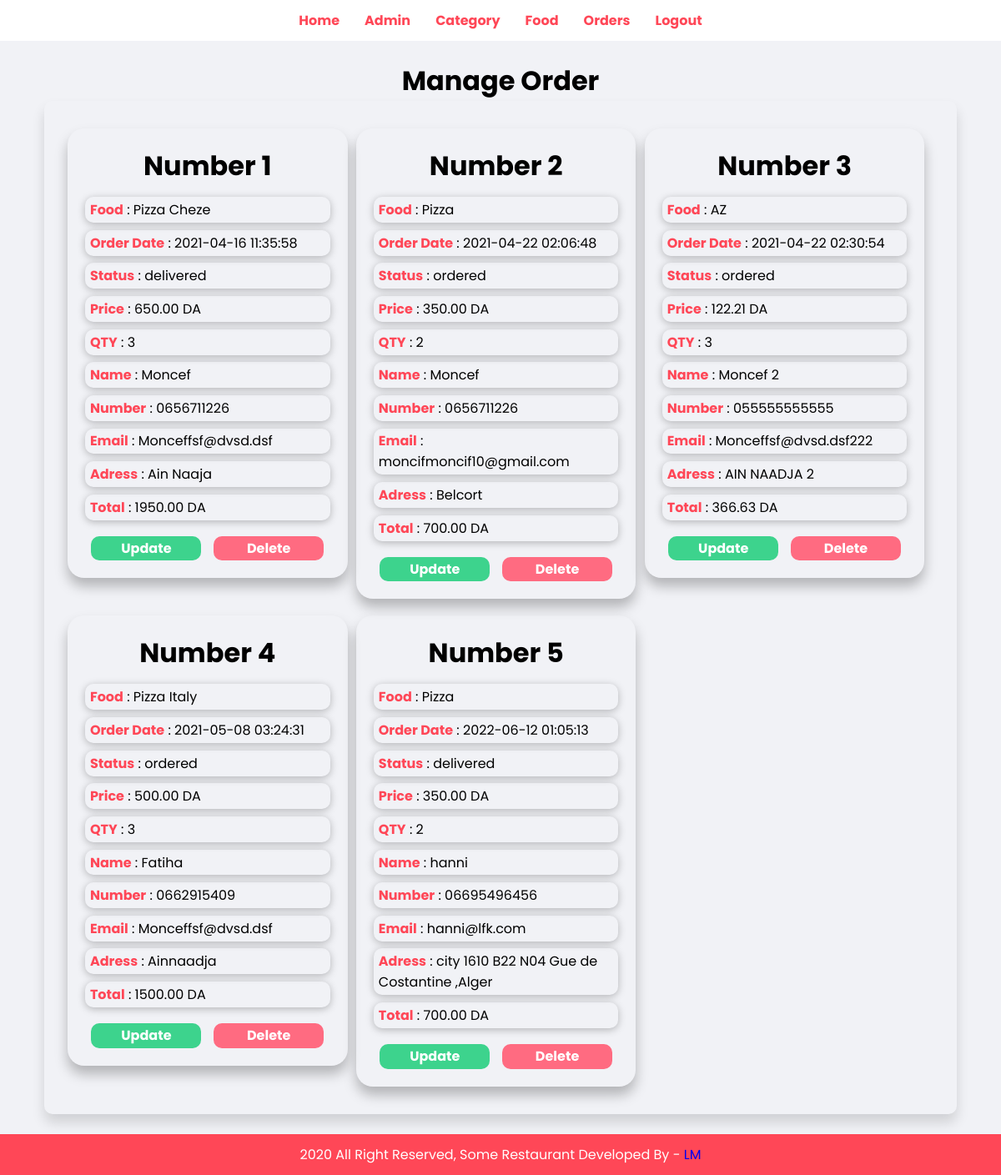
/admin/orderd-manage.php (signed in), run on the app's committed database.
### tables this page shows
CREATE TABLE IF NOT EXISTS `tbl_order` (
  `id` int(10) UNSIGNED NOT NULL AUTO_INCREMENT,
  `food` varchar(150) NOT NULL,
  `price` varchar(255) NOT NULL,
  `qty` int(11) NOT NULL,
  `total` decimal(10,2) NOT NULL,
  `order_date` datetime NOT NULL,
  `status` varchar(50) NOT NULL,
  `customer_name` varchar(150) NOT NULL,
  `custome_contact` varchar(20) NOT NULL,
  `customer_email` varchar(150) NOT NULL,
  `customer_adress` varchar(255) NOT NULL,
  PRIMARY KEY (`id`)
);

### admin/orderd-manage.php (the view, shortened to what this page needs)
<?php include("partials/menu.php");?>
    <div class="main-content">
        <h1 >Manage Order</h1>
        <div class="box1">
            <?php
                $x=1;
                $sql="SELECT * From tbl_order ORDER by order_date  ";
                $stmt = $db->prepare($sql);
                $stmt->execute();
                $row2=$stmt->fetchAll();
                if (count($row2)>0) {
                    foreach ($row2 as $row ) {
                        $id=$row["id"];
                        $food=$row["food"];
                        $price=$row["price"];
                        $qty=$row["qty"];
                        $order_date=$row["order_date"];
                        $total=$row["total"];
                        $status=$row["status"];
                        $name=$row["customer_name"];
                        $number=$row["custome_contact"];
                        $email=$row["customer_email"];
                        $adress=$row["customer_adress"];
                        echo '
                            <div class="box2">
                                <h1>Number '.$x++.'</h1>
                                <div class="box3">
                                    <span class="bold">Food</span> : '.$food.'
                                </div>
                                <div class="box3">
                                    <span class="bold">Order Date</span> : '.$order_date.'
                                </div>
                                <div class="box3">
                                    <span class="bold">Status</span> : '.$status.'
                                </div>
                                <div class="box3">
                                    <span class="bold">Price</span> : '.$price.' DA
                                </div>
                                <div class="box3">
                                    <span class="bold">QTY</span> : '.$qty.'
                                </div>
                                <div class="box3">
                                    <span class="bold">Name</span> : '.$name.'
                                </div>
                                <div class="box3">
                                    <span class="bold">Number</span> : '.$number.'
                                </div>
                                <div class="box3">
                                    <span class="bold">Email</span> : '.$email.'
                                </div>
                                <div class="box3">
                                    <span class="bold">Adress</span> : '.$adress.'
                                </div>
                                <div class="box3 auto" >
                                    <span class="bold" >Total</span> : '.$total.' DA
                                </div>
                                <div class="action">
                                    <div class="btn-secondary2" >
                                        <a href="update-order.php?id='.$id.'"><span style="color:#fff;" >Update</a>
                                    </div>
                                    <div class="btn-danger2" >
                                        <a href="delete-order.php?id='.$id.'"><span style="color:#fff;" >Delete</a>
                                    </div>
                                </div>
                            </div>
                        ';
                    }
                }
                else {
                    echo '
                        <div class="nope">
                            Nothing Yet
                        </div>
                    ';
                }
            ?>
        </div>
    </div>
<?php include("partials/footer.php");?>

### css/admin.css (style rules this page uses)
* { margin: 0; padding: 0; box-sizing: border-box; font-family: 'Poppins', sans-serif; }
.main-content { display: flex; justify-content: center; align-items: center; flex-direction: column; background-color: #f1f2f6; padding: 2%; }
a { text-decoration: none; }
.box1 { display: flex; justify-content: flex-start; align-items: flex-start; flex-direction: row; flex-wrap: wrap; padding: 2%; width: 95%; box-shadow: 0 10px 15px rgba(0, 0, 0, 0.137); border-radius: 10px; overflow: hidden; }
.box2 { background-size: cover; display: flex; justify-content: center; align-items: center; flex-direction: column; flex-wrap: nowrap; max-height: 600px; width: 32%; padding: 2% 2%; box-shadow: 0 10px 15px rgba(0, 0, 0, 0.26); border-radius: 20px; margin: 10px .5%; overflow: hidden; }
.box2 h1 { margin: 0 0 3%; }
.box3 { width: 100%; box-shadow: 0 2px 10px rgba(0, 0, 0, 0.26); padding: 1% 2%; margin: 1.5% 0; border-radius: 10px; overflow: hidden; }
.bold { font-weight: bold; color: #ff4757; }
.btn-danger2 { width: 45%; background-color: #ff6b81; padding: .8% 1.3%; margin: 5% 0 0 0; color: white; font-weight: bold; border-radius: 10px; transition: all .5s; cursor: pointer; text-align: center; }
.btn-secondary2 { width: 45%; background-color: #3dd38d; padding: .8% 1.3%; margin: 5% 0 0 0; color: white; font-weight: bold; border-radius: 10px; transition: all .5s; cursor: pointer; text-align: center; }
.action { width: 100%; display: flex; justify-content: space-around; align-items: center; flex-direction: row; flex-wrap: wrap; }

### data on the page
tbl_order: food "Pizza Cheze", order_date "2021-04-16 11:35:58", status "delivered", price "650.00", qty "3", customer_name "Moncef", custome_contact "0656711226", customer_email "Monceffsf@dvsd.dsf", customer_adress "Ain Naaja", total "1950.00"
tbl_order: food "Pizza", order_date "2021-04-22 02:06:48", status "ordered", price "350.00", qty "2", customer_name "Moncef", custome_contact "0656711226", customer_email "moncifmoncif10@gmail.com", customer_adress "Belcort", total "700.00"
tbl_order: food "AZ", order_date "2021-04-22 02:30:54", status "ordered", price "122.21", qty "3", customer_name "Moncef 2", custome_contact "055555555555", customer_email "Monceffsf@dvsd.dsf222", customer_adress "AIN NAADJA 2", total "366.63"
tbl_order: food "Pizza Italy", order_date "2021-05-08 03:24:31", status "ordered", price "500.00", qty "3", customer_name "Fatiha", custome_contact "0662915409", customer_email "Monceffsf@dvsd.dsf", customer_adress "Ainnaadja", total "1500.00"
tbl_order: food "Pizza", order_date "2022-06-12 01:05:13", status "delivered", price "350.00", qty "2", customer_name "hanni", custome_contact "06695496456", customer_email "hanni@lfk.com", customer_adress "city 1610 B22 N04 Gue de Costantine ,Alger", total "700.00"
